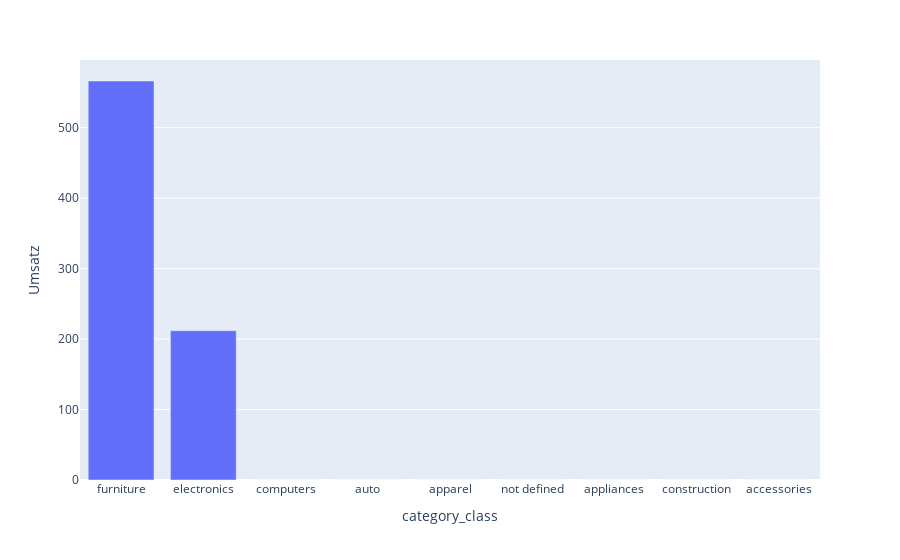

The code cell stored with this chart in its notebook:
### Code cell
px.bar(sdf_category_class_overview.limit(10).toPandas(), x='category_class', y='Turnover')

### Figure 1 — Plotly figure (JSON) as saved in the notebook; plotly's stock layout.template omitted (floating-point values rounded to 4 significant figures)
{"data": [{"alignmentgroup": "True", "hovertemplate": "category_class=%{x}<br>Umsatz=%{y}<extra></extra>", "legendgroup": "", "marker": {"color": "#636efa"}, "name": "", "offsetgroup": "", "orientation": "v", "showlegend": false, "textposition": "auto", "type": "bar", "x": ["furniture", "electronics", "computers", "auto", "apparel", "not defined", "appliances", "construction", "accessories"], "xaxis": "x", "y": [566.3, 211.9, 0, 0, 0, 0, 0, 0, 0], "yaxis": "y"}], "layout": {"barmode": "relative", "legend": {"tracegroupgap": 0}, "margin": {"t": 60}, "xaxis": {"anchor": "y", "domain": [0, 1], "title": {"text": "category_class"}}, "yaxis": {"anchor": "x", "domain": [0, 1], "title": {"text": "Umsatz"}}}}
